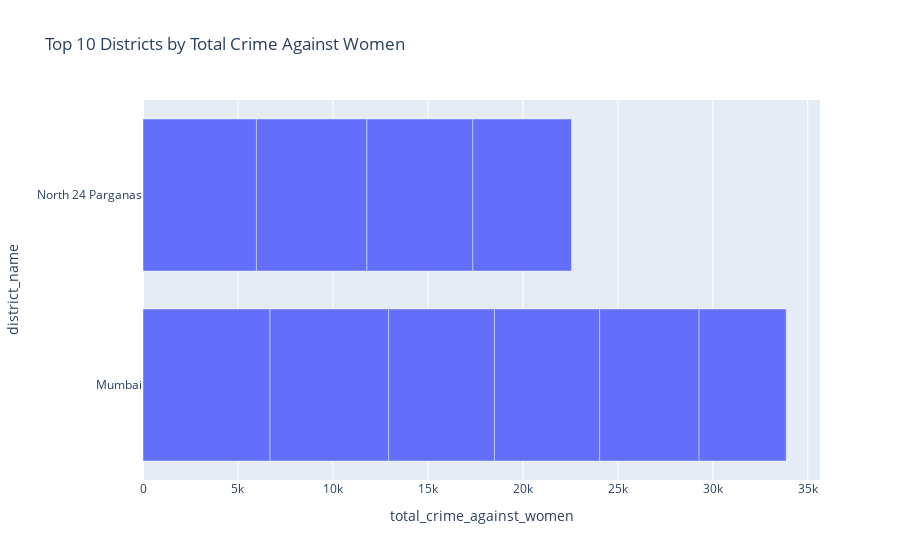

Notebook cell for this chart:
### Code cell
# Bar Chart of Top 10 Districts by Total Crime
top_10_districts = data.nlargest(10, 'total_crime_against_women')
bar_fig = px.bar(
    top_10_districts, x='total_crime_against_women', y='district_name', orientation='h',
    title='Top 10 Districts by Total Crime Against Women'
)
bar_fig.show()

### Figure 1 — Plotly figure (JSON) as saved in the notebook; plotly's stock layout.template omitted (floating-point values rounded to 4 significant figures)
{"data": [{"alignmentgroup": "True", "hovertemplate": "total_crime_against_women=%{x}<br>district_name=%{y}<extra></extra>", "legendgroup": "", "marker": {"color": "#636efa", "pattern": {"shape": ""}}, "name": "", "offsetgroup": "", "orientation": "h", "showlegend": false, "textposition": "auto", "type": "bar", "x": [6690, 6242, 5973, 5817, 5578, 5572, 5543, 5234, 5196, 4583], "xaxis": "x", "y": ["Mumbai", "Mumbai", "North 24 Parganas", "North 24 Parganas", "North 24 Parganas", "Mumbai", "Mumbai", "Mumbai", "North 24 Parganas", "Mumbai"], "yaxis": "y"}], "layout": {"barmode": "relative", "legend": {"tracegroupgap": 0}, "title": {"text": "Top 10 Districts by Total Crime Against Women"}, "xaxis": {"anchor": "y", "domain": [0, 1], "title": {"text": "total_crime_against_women"}}, "yaxis": {"anchor": "x", "domain": [0, 1], "title": {"text": "district_name"}}}}
